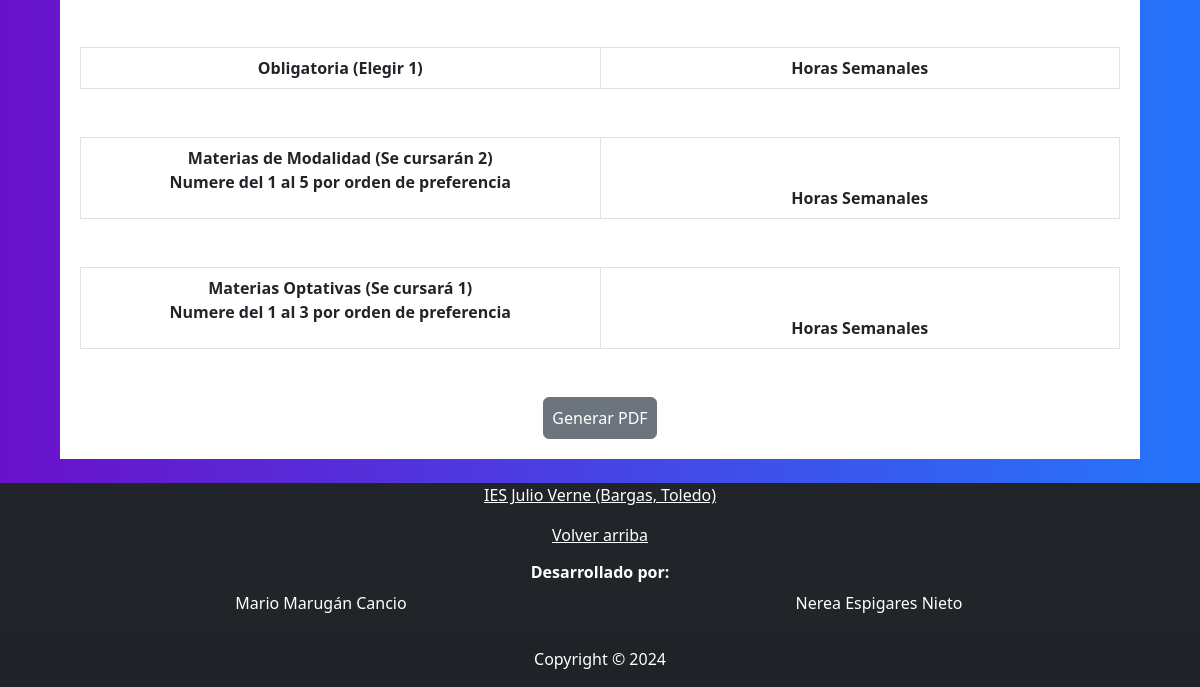
The app's page /prematricula/cursos/Bachillerato/Ciencias y Tecnologia/2BTOCiencias.php (lower part), older data.
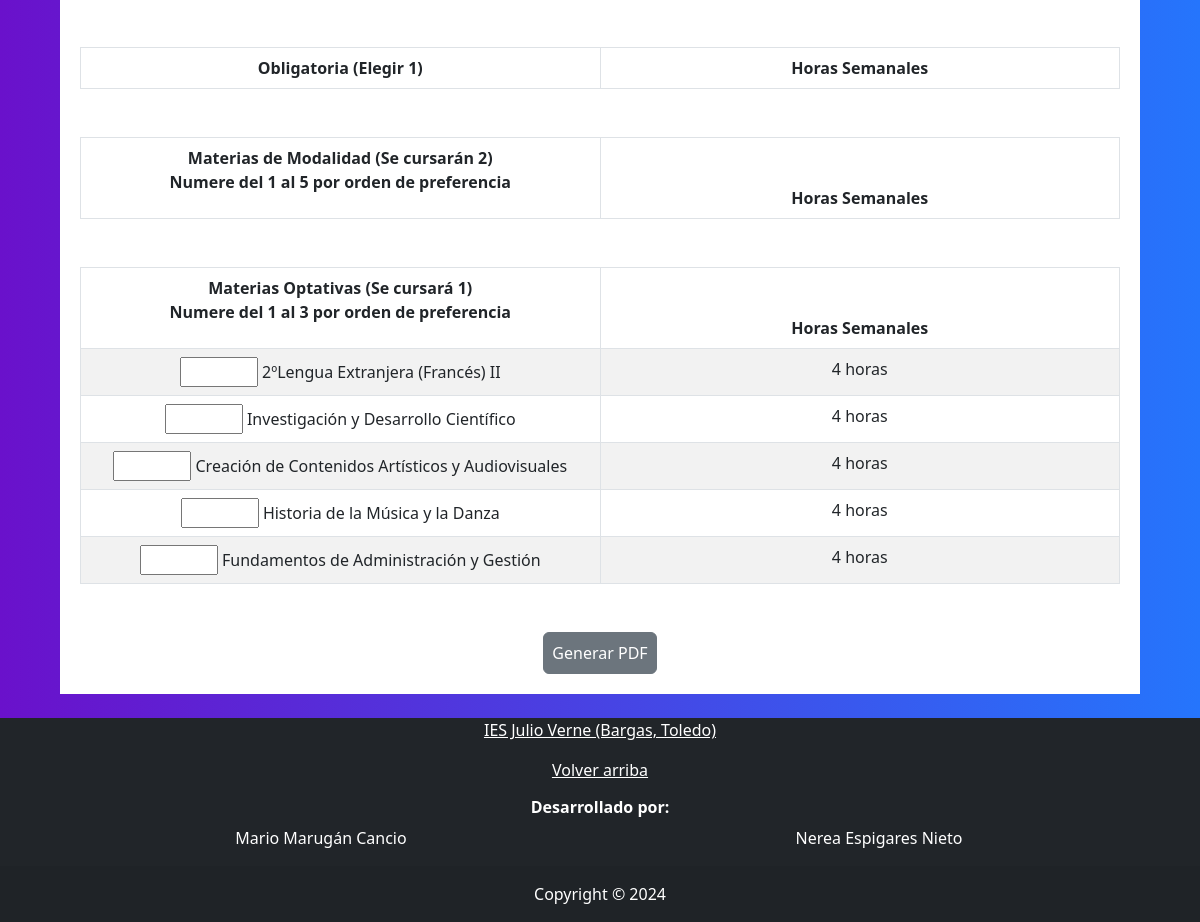
The same page, newer data.
### tables this page shows
CREATE TABLE Asignaturas(
	cod_asignatura INT PRIMARY KEY AUTO_INCREMENT,
    nombre VARCHAR(100) NOT NULL,
    horas INT NOT NULL,
    curso VARCHAR(30) NOT NULL,
    tipo VARCHAR(40)
);

### prematricula/cursos/Bachillerato/Ciencias y Tecnologia/2BTOCiencias.php (the view, shortened to what this page needs)
<!DOCTYPE html>
<html lang="en">
<head>
    <link rel="stylesheet" href="../../../../css/bootstrap.min.css">
    <link rel="stylesheet" type="text/css" href="../../../../css/principalCSS.css">
    <link href="https://cdn.jsdelivr.net/npm/bootstrap@5.3.0-alpha3/dist/css/bootstrap.min.css" rel="stylesheet">
    <?php
        require('../../../../archivosComunes/conexion.php');
    ?>
</head>
<body>
    <div class="fondo">
        <div class="matricula mt-4">
            <form id="matriculas" action="../../../generate_pdf.php" method="post">
                <div class="form-group mb-5">
                <table class="table table-bordered table-striped table-hover text-center">
                    <thead>
                        <tr>
                            <th scope="col">Obligatoria (Elegir 1)</th>
                            <th scope="col">Horas Semanales</th>
                    </thead>
                </table>
                </div>
                <div class="form-group mb-5">
                <table class="table table-bordered table-striped table-hover text-center">
                    <thead>
                        <tr>
                            <th scope="col">Materias de Modalidad (Se cursarán 2)
                                <p>Numere del 1 al 5 por orden de preferencia</p>
                            </th>
                            <th scope="col">Horas Semanales</th>
                        </tr>
                    </thead>
                </table>
                </div>
                <div class="form-group mb-5">
                <table class="table table-bordered table-striped table-hover text-center">
                    <thead>
                        <tr>
                            <th scope="col">Materias Optativas (Se cursará 1)
                                <p>Numere del 1 al 3 por orden de preferencia</p>
                            </th>
                            <th scope="col">Horas Semanales</th>
                        </tr>
                    </thead>
                    <tbody id="tablaOptativas">
                        <?php
                            $select = "SELECT cod_asignatura, nombre, horas, curso, tipo FROM asignaturas WHERE curso LIKE 'BTO2' AND tipo LIKE '%optativas'";
                            $resul = $db->query($select);
                            $idClasesOptativas = 1;
                            while ($asignatura = $resul->fetch(PDO::FETCH_ASSOC)) {
                                echo '<tr>';
                                    echo '<td id="'.$idClasesOptativas++.'_optativas"><input class="clasesOptativas" type="number" name="'. $asignatura['cod_asignatura'].'" min="1" max="3"> '.$asignatura['nombre'].'</td>';
                                    echo '<td id="horas_optativas'.$asignatura['cod_asignatura'].'">'.$asignatura['horas'].' horas</td>';
                                echo "</tr>";
                            }
                        ?>
                    </tbody>
                </table>
                </div>
                <div class="d-flex w-100 justify-content-center">
                <button type="button" onclick="validarDatos()" class="btn btn-secondary p-2">Generar PDF</button>
                </div>
            </form>
        </div>
    </div>
    <?php
    include('../../../footer.php');
    ?>
</body>
</html>

Row changes from the older to the newer data that the page shows:
added asignaturas: nombre "2ºLengua Extranjera (Francés) II", horas "4"
added asignaturas: nombre "Investigación y Desarrollo Científico", horas "4"
added asignaturas: nombre "Creación de Contenidos Artísticos y Audiovisuales", horas "4"
added asignaturas: nombre "Historia de la Música y la Danza", horas "4"
added asignaturas: nombre "Fundamentos de Administración y Gestión", horas "4"
